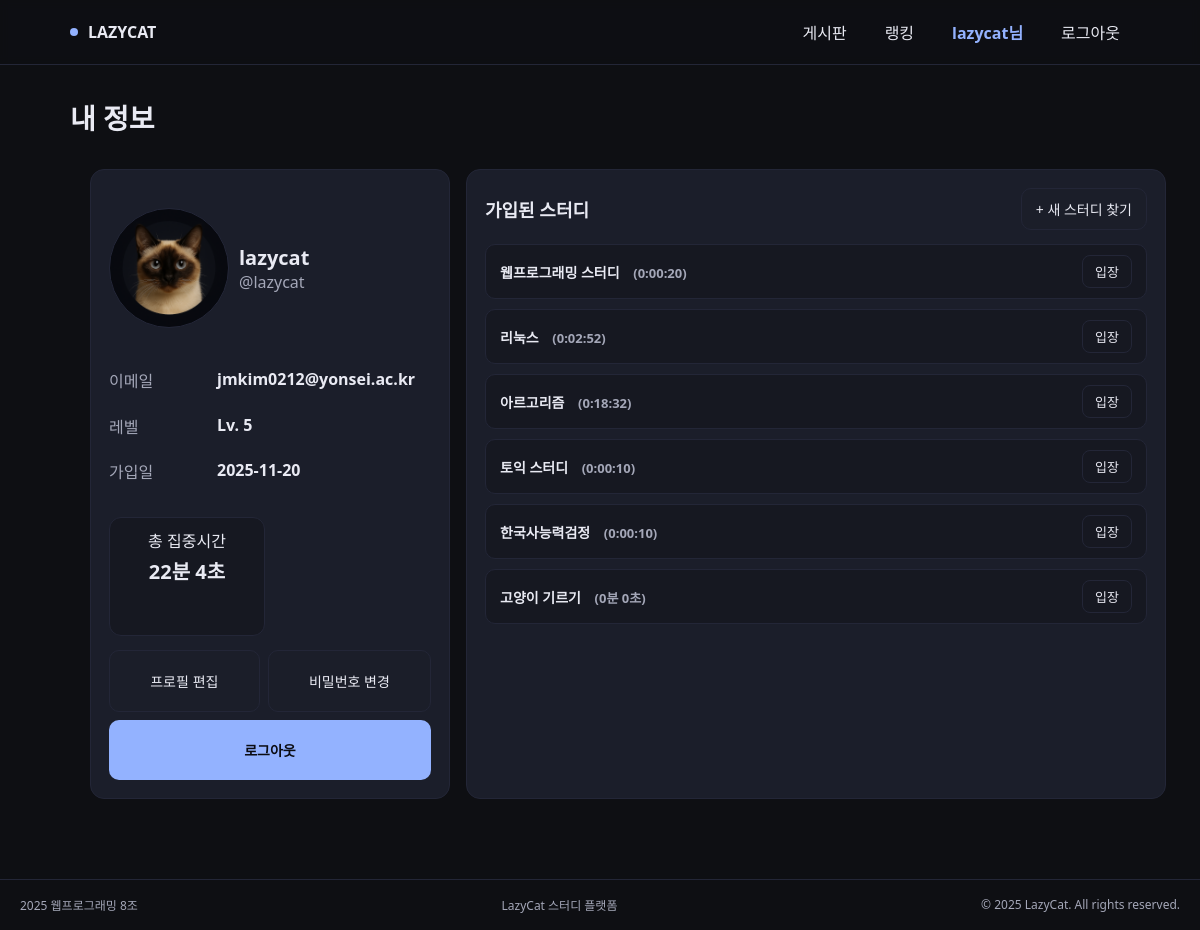
/profile/ (signed in), run on the app's committed database.
### webapp/models.py (models this page shows, shortened)
class UserProfile(models.Model):
    user = models.OneToOneField(User, on_delete=models.CASCADE, related_name='profile')
    nickname = models.CharField(max_length=20, blank=True)
    level = models.IntegerField(default=1)  # Lv. 1
    avatar_index = models.PositiveSmallIntegerField(default=1) #프로필 사진
    total_study_time = models.DurationField(null=True, blank=True) # 총 공부 시간

class StudyGroupMember(models.Model):
    user = models.ForeignKey(User, on_delete=models.CASCADE)
    study_group = models.ForeignKey(StudyGroup, on_delete=models.CASCADE)
    group_study_time = models.DurationField(default=timedelta(seconds=0))
    class Meta:
        unique_together = ('user', 'study_group')

class StudyGroup(models.Model):
    name = models.CharField(max_length=100)  # 스터디 이름
    subject = models.CharField(max_length=50) # 과목명 (예: 웹프로그래밍)
    group_code = models.CharField(max_length=20, unique=True) # 그룹 코드 (URL에 사용: /study/A1B2C/)
    description = models.TextField(blank=True) # 소개글
    created_at = models.DateTimeField(auto_now_add=True) # 생성일
    creator = models.ForeignKey(User, on_delete=models.CASCADE, related_name='created_groups', null=True)
    notice = models.TextField(blank=True, default="등록된 공지사항이 없습니다.")
    members = models.ManyToManyField(
        User,
        through='StudyGroupMember', # 중간 모델 지정
        related_name='study_groups',
        blank=True
    )
    report_count = models.PositiveIntegerField(default=0)

### webapp/views.py (the view, shortened to what this page needs)
# urls.py: path('profile/', views.user_profile, name='profile'),
@login_required
def user_profile(request: HttpRequest) -> HttpResponse:
    profile, _ = UserProfile.objects.get_or_create(
        user=request.user,
        defaults={"nickname": request.user.username, "level": 1},
    )
    total_time_display = "0시간 0분 0초"
    if request.user.is_authenticated:
        member_links = StudyGroupMember.objects.filter(user=request.user)
        total_time_result = member_links.aggregate(
            total_seconds=Sum('group_study_time')
        )['total_seconds']
        if total_time_result:
            if hasattr(total_time_result, 'total_seconds'):
                total_seconds = total_time_result.total_seconds()
            else:
                total_seconds = total_time_result
            hours = int(total_seconds // 3600)
            minutes = int((total_seconds % 3600) // 60)
            seconds = int(total_seconds % 60) # 👈 초 계산 추가
            parts = []
            if hours > 0:
                parts.append(f"{hours}시간")
            if minutes > 0 or hours > 0: # 시가 있거나 분이 0 이상일 때 분 표시
                 parts.append(f"{minutes}분")
            parts.append(f"{seconds}초")
            total_time_display = " ".join(parts)
        else:
            total_time_display = "0분 0초" # 총 시간이 없을 때 기본값
    user_study_memberships = StudyGroupMember.objects.filter(user=request.user).select_related(
        'study_group',
        'user__profile' # UserProfile 정보를 가져오기 위함
    )
    avatar_index = getattr(profile, "avatar_index", 1)
    context = {
        "profile": profile,
        "avatar_index": avatar_index,
        "total_study_time_sum": total_time_display,
        "memberships": user_study_memberships,
    }
    return render(request, 'profile.html', context)

### templates/profile.html (shortened to what this page needs)
{% extends 'base.html' %}
{% load static %}
{% block header_content %}
<header class="head">
  <h1 class="title">내 정보</h1>
</header>
{% endblock %}
{% block content %}
<div class="wrap">
  <section class="panel profile">
    <div class="row">
      <div class="avatar"
           id="avatar"
           data-current-index="{{ user.profile.avatar_index|default:1 }}"></div>
      <div>
        <div style="font-weight:900; font-size:20px;">
          {{ user.profile.nickname|default:user.username }}
        </div>
        <div style="color:var(--muted);">@{{ user.username }}</div>
      </div>
    </div>
    <div class="kv">
      <div class="k">이메일</div>
      <div class="v">{{ user.email }}</div>
      <div class="k">레벨</div>
      <div class="v">Lv. {{ user.profile.level }}</div>
      <div class="k">가입일</div>
      <div class="v">{{ user.date_joined|date:"Y-m-d" }}</div>
    </div>
    <div class="stats">
      <div class="stat">
        <span>총 집중시간</span>
        <b>{{ total_study_time_sum }}</b>
      </div>
    </div>
    <div class="btns">
    <button class="btn" id="edit-profile-btn">프로필 편집</button>
    <a href="{% url 'change_password' %}" class="btn">비밀번호 변경</a>
    <a href="{% url 'logout' %}" class="btn primary">로그아웃</a>
</div>
  </section>
  <section class="panel">
    <div class="studies-head">
      <h2>가입된 스터디</h2>
      <a href="{% url 'board' %}" class="study-find-btn">+ 새 스터디 찾기</a>
    </div>
    <div class="list">
      {% for membership in memberships %}
      <div class="study-item">
          <div class="left">
              {{ membership.study_group.name }}
              <span style="font-size: 13px; color: var(--muted); margin-left: 10px;">
                  ({{ membership.group_study_time|default:"0분 0초" }})
              </span>
          </div>
          <a class="enter" href="{% url 'timer' group_code=membership.study_group.group_code %}">입장</a>
      </div>
      {% empty %}
      <div class="study-item" style="justify-content: center; color: var(--muted);">
          아직 가입된 스터디가 없습니다.
      </div>
      {% endfor %}
    </div>
  </section>
</div>
{% endblock %}

### templates/gnb.html
<nav class="gnb" aria-label="Global Navigation">
  <div class="inner">
    <div class="brand"><span class="dot"></span>LAZYCAT</div>
    <div class="nav" role="menubar">
      <a role="menuitem" href="{% url 'board' %}">게시판</a>
      <a role="menuitem" href="{% url 'ranking' %}">랭킹</a>
      {% if user.is_authenticated %}
          <a role="menuitem" href="{% url 'profile' %}" style="color: #93b2ff; font-weight: bold;">
              {{ user.username }}님
          </a>
          <a role="menuitem" href="{% url 'logout' %}">로그아웃</a>
      {% else %}
          <a role="menuitem" href="{% url 'login' %}">로그인</a>
          <a role="menuitem" href="{% url 'register' %}">회원가입</a>
      {% endif %}
    </div>
  </div>
</nav>

### static/style.css (style rules this page uses)
:root { --bg: #0e0f13; --panel: #161821; --ink: #e9eaf3; --muted: #a4a7b8; --line: #232637; --accent: #93b2ff; --card: #1b1e2a; --ok: #79e08f; }
* { box-sizing: border-box }
html, body { height: 100%; margin: 0; background: var(--bg); color: var(--ink); font-family: system-ui, -apple-system, Segoe UI, Roboto, "Noto Sans KR", sans-serif; }
a { color: inherit; text-decoration: none }
.gnb { position: sticky; top: 0; z-index: 10; backdrop-filter: saturate(120%) blur(4px); background: rgba(14, 15, 19, .9); border-bottom: 1px solid var(--line); }
.gnb .inner { max-width: 1100px; margin: 0 auto; padding: 14px 20px; display: flex; align-items: center; justify-content: space-between }
.brand { display: flex; align-items: center; gap: 10px; font-weight: 800 }
.brand .dot { width: 8px; height: 8px; border-radius: 999px; background: var(--accent) }
.nav { display: flex; gap: 18px }
.nav a { padding: 6px 10px; border-radius: 10px }
.wrap { max-width: 1100px; margin: 16px auto 40px; padding: 0 20px; display: grid; gap: 16px; }
.head { margin: 32px auto 16px; padding: 0 20px }

### templates/profile.html (style rules this page uses)
:root { --bg:#0e0f13; --panel:#161821; --ink:#e9eaf3; --muted:#a4a7b8; --line:#232637; --accent:#93b2ff; --card:#1b1e2a; }
* { box-sizing:border-box; }
body { margin:0; background:var(--bg); color:var(--ink); font-family:system-ui,-apple-system,Segoe UI,Roboto,"Noto Sans KR",sans-serif; }
a { color:inherit; text-decoration:none; }
.head { max-width:1100px; margin:32px auto 16px; padding:0 20px; }
.title { font-size:28px; font-weight:900; margin:0 0 10px; }
.wrap { max-width:1100px; margin:16px auto 40px; padding:0 20px; display:grid; grid-template-columns:360px 700px; gap:16px; }
.panel { background:var(--card); border:1px solid var(--line); border-radius:14px; padding:18px; min-height:630px; }
.profile { display:grid; gap:14px; position:relative; }
.avatar { width:120px; height:120px; border-radius:999px; border:1px solid var(--line); background-size:cover; background-position:center; background-repeat:no-repeat; }
.row { display:flex; align-items:center; gap:10px; }
.kv { display:grid; grid-template-columns:100px 1fr; gap:8px; margin-top:6px; }
.k { color:var(--muted); }
.v { font-weight:700; }
.stats { display:grid; grid-template-columns:1fr 1fr; gap:10px; margin-top:6px; }
.stat { background:#161821; border:1px solid var(--line); border-radius:12px; padding:10px; text-align:center; }
.stat b { display:block; font-size:20px; margin-top:4px; }
.btns { display:flex;flex-wrap:wrap;gap:8px; }
.btn { display:flex;align-items:center;justify-content:center;background:#1b1e29;border:1px solid var(--line);color:var(--ink);border-radius:10px;padding:10px 14px;text-align:center;cursor:pointer;flex:1 1 auto;min-width:110px;font-size:14px; }
.btn.primary { background:var(--accent);color:#0b0c12;font-weight:800;border:none; }
.studies-head { display:flex; justify-content:space-between; align-items:center; margin-bottom:14px; }
.studies-head h2 { margin:0; font-size:18px; white-space:nowrap; }
.study-find-btn { padding:10px 14px; border-radius:10px; border:1px solid var(--line); background:#1b1e29; font-size:14px; }
.list { display:flex; flex-direction:column; gap:10px; }
.study-item { display:flex; justify-content:space-between; align-items:center; background:#161821; padding:10px 14px; border-radius:10px; border:1px solid var(--line); }
.study-item .left { font-size:14px; font-weight:600; }
.study-item .enter { padding:6px 12px; border-radius:8px; border:1px solid var(--line); font-size:13px; }

### data on the page
StudyGroupMember: study_group.name "웹프로그래밍 스터디", group_study_time "0:00:20"
StudyGroupMember: study_group.name "리눅스", group_study_time "0:02:52"
StudyGroupMember: study_group.name "아르고리즘", group_study_time "0:18:32"
StudyGroupMember: study_group.name "토익 스터디", group_study_time "0:00:10"
StudyGroupMember: study_group.name "한국사능력검정", group_study_time "0:00:10"
StudyGroupMember: study_group.name "고양이 기르기", group_study_time "0분 0초"

### other printed values
{{ user.username }} "lazycat"
{{ user.profile.nickname|default:user.username }} "lazycat"
{{ user.email }} "jmkim0212@yonsei.ac.kr"
{{ user.profile.level }} "5"
{{ user.date_joined|date:"Y-m-d" }} "2025-11-20"
{{ total_study_time_sum }} "22분 4초"
